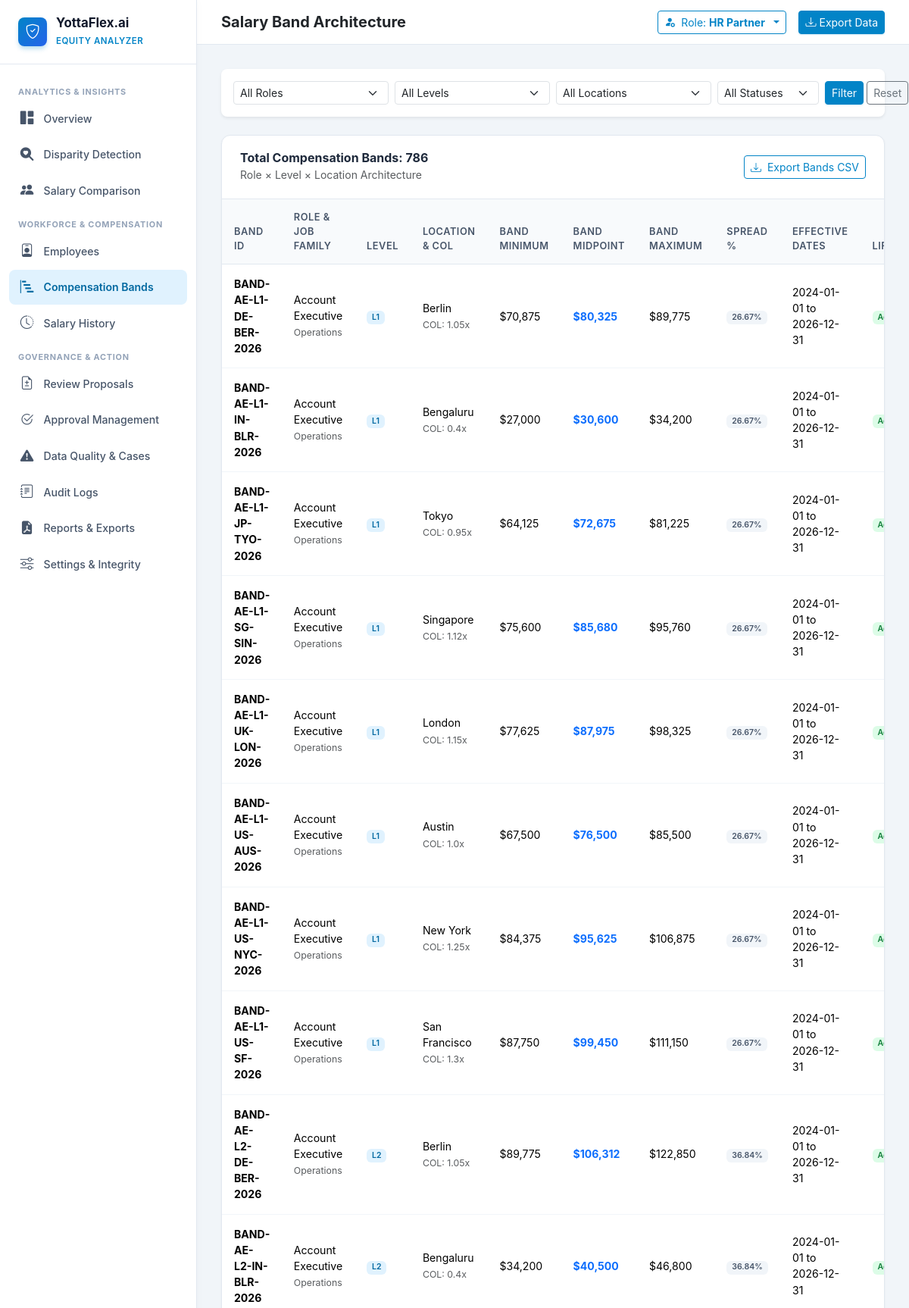
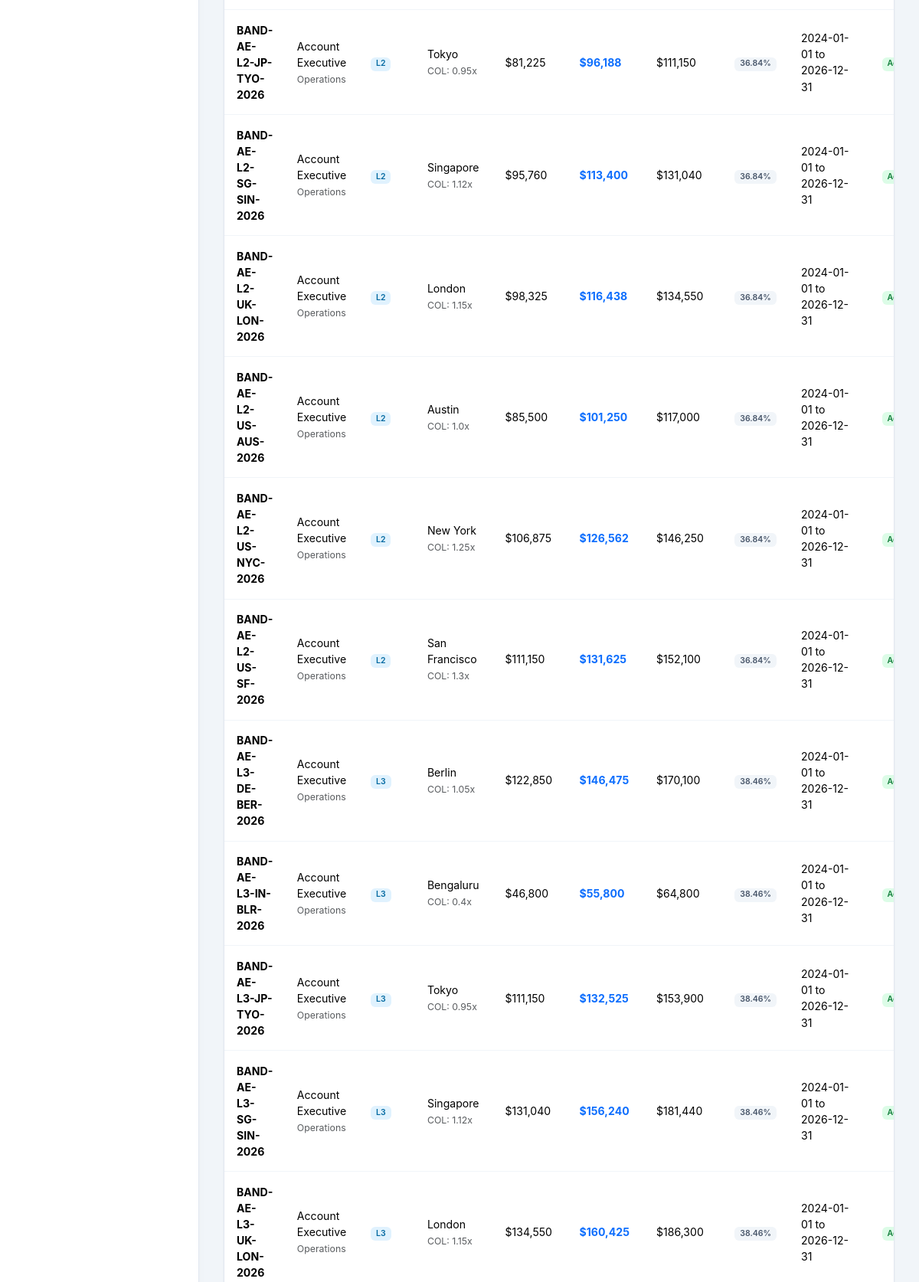
/compensation-bands (upper part), run on the app's committed database (2 pictures, top to bottom).
### compensation-equity-analyzer/models/supporting.py (models this page shows, shortened)
class User(Base):
    __tablename__ = "users"
    id = Column(String(50), primary_key=True) # e.g., USR-001
    username = Column(String(50), unique=True, nullable=False, index=True)
    email = Column(String(100), unique=True, nullable=False, index=True)
    full_name = Column(String(100), nullable=False)
    role = Column(String(50), nullable=False, index=True) # Employee, Manager, HR Partner, IT/Operations Partner, System Administrator
    employee_id = Column(String(50), ForeignKey("employees.id"), nullable=True)
    password_hash = Column(String(255), nullable=False)
    is_active = Column(Boolean, nullable=False, default=True)
    created_at = Column(DateTime, default=datetime.utcnow, nullable=False)
    employee = relationship("Employee")

### compensation-equity-analyzer/models/compensation_band.py (models this page shows, shortened)
class CompensationBand(Base):
    __tablename__ = "compensation_bands"
    id = Column(String(100), primary_key=True) # e.g., BAND-ROLE-SWE-LVL-L3-LOC-NYC-2026
    role_id = Column(String(50), ForeignKey("roles.id"), nullable=False, index=True)
    level_id = Column(String(50), ForeignKey("levels.id"), nullable=False, index=True)
    location_id = Column(String(50), ForeignKey("locations.id"), nullable=False, index=True)
    currency = Column(String(10), nullable=False, default="USD")
    min_salary = Column(Float, nullable=False)
    mid_salary = Column(Float, nullable=False)
    max_salary = Column(Float, nullable=False)
    effective_from = Column(Date, nullable=False, index=True)
    effective_to = Column(Date, nullable=False, index=True)
    is_active = Column(Boolean, nullable=False, default=True, index=True)
    created_at = Column(DateTime, default=datetime.utcnow, nullable=False)
    updated_at = Column(DateTime, default=datetime.utcnow, onupdate=datetime.utcnow, nullable=False)
    role = relationship("Role", back_populates="compensation_bands")
    level = relationship("Level", back_populates="compensation_bands")
    location = relationship("Location", back_populates="compensation_bands")

### compensation-equity-analyzer/models/role.py (models this page shows, shortened)
class Role(Base):
    __tablename__ = "roles"
    id = Column(String(50), primary_key=True)  # e.g., ROLE-SWE
    code = Column(String(20), unique=True, nullable=False, index=True)
    name = Column(String(100), nullable=False)
    department = Column(String(100), nullable=False, index=True)
    job_family = Column(String(100), nullable=False, index=True) # Engineering, AI & Data, Product, etc.
    description = Column(Text, nullable=True)
    created_at = Column(DateTime, default=datetime.utcnow, nullable=False)
    updated_at = Column(DateTime, default=datetime.utcnow, onupdate=datetime.utcnow, nullable=False)
    employees = relationship("Employee", back_populates="role")
    compensation_bands = relationship("CompensationBand", back_populates="role")
    comparison_groups = relationship("ComparisonGroup", back_populates="role")

### compensation-equity-analyzer/models/level.py (models this page shows, shortened)
class Level(Base):
    __tablename__ = "levels"
    id = Column(String(50), primary_key=True)  # e.g., LVL-L1
    code = Column(String(20), unique=True, nullable=False, index=True) # L1, L2, L3, L4, L5, L6
    name = Column(String(100), nullable=False) # Associate, Mid, Senior, Staff, Principal, Executive
    hierarchy_order = Column(Integer, nullable=False, index=True) # 1 to 6
    min_experience_years = Column(Integer, nullable=False, default=0)
    description = Column(Text, nullable=True)
    created_at = Column(DateTime, default=datetime.utcnow, nullable=False)
    updated_at = Column(DateTime, default=datetime.utcnow, onupdate=datetime.utcnow, nullable=False)
    employees = relationship("Employee", back_populates="level")
    compensation_bands = relationship("CompensationBand", back_populates="level")
    promotions_from = relationship("Promotion", foreign_keys="Promotion.from_level_id", back_populates="from_level")
    promotions_to = relationship("Promotion", foreign_keys="Promotion.to_level_id", back_populates="to_level")

### compensation-equity-analyzer/models/location.py (models this page shows, shortened)
class Location(Base):
    __tablename__ = "locations"
    id = Column(String(50), primary_key=True)  # e.g., LOC-US-NYC
    code = Column(String(20), unique=True, nullable=False, index=True)
    city = Column(String(100), nullable=False)
    country = Column(String(100), nullable=False)
    region = Column(String(50), nullable=False) # Americas, EMEA, APAC
    cost_of_living_index = Column(Float, nullable=False, default=1.0) # Relative to base
    default_currency = Column(String(10), nullable=False, default="USD")
    created_at = Column(DateTime, default=datetime.utcnow, nullable=False)
    updated_at = Column(DateTime, default=datetime.utcnow, onupdate=datetime.utcnow, nullable=False)
    employees = relationship("Employee", back_populates="location")
    compensation_bands = relationship("CompensationBand", back_populates="location")

### compensation-equity-analyzer/routes/compensation.py (the view)
@router.get("/compensation-bands", response_class=HTMLResponse)
def list_compensation_bands(
    request: Request,
    role_id: Optional[str] = Query(None),
    level_id: Optional[str] = Query(None),
    location_id: Optional[str] = Query(None),
    is_active: Optional[bool] = Query(None),
    page: int = Query(1, ge=1),
    page_size: int = Query(25, ge=10, le=100),
    db: Session = Depends(get_db)
):
    current_user = get_current_user(request, db)
    query = db.query(CompensationBand)
    if role_id:
        query = query.filter(CompensationBand.role_id == role_id)
    if level_id:
        query = query.filter(CompensationBand.level_id == level_id)
    if location_id:
        query = query.filter(CompensationBand.location_id == location_id)
    if is_active is not None:
        query = query.filter(CompensationBand.is_active == is_active)
    total_count = query.count()
    bands = query.order_by(CompensationBand.id).offset((page - 1) * page_size).limit(page_size).all()
    roles = db.query(Role).order_by(Role.name).all()
    levels = db.query(Level).order_by(Level.hierarchy_order).all()
    locations = db.query(Location).order_by(Location.city).all()
    total_pages = max(1, (total_count + page_size - 1) // page_size)
    return templates.TemplateResponse("compensation.html", {
        "request": request,
        "current_user": current_user,
        "bands": bands,
        "total_count": total_count,
        "page": page,
        "page_size": page_size,
        "total_pages": total_pages,
        "roles": roles,
        "levels": levels,
        "locations": locations,
        "filters": {
            "role_id": role_id or "",
            "level_id": level_id or "",
            "location_id": location_id or "",
            "is_active": str(is_active) if is_active is not None else ""
        }
    })

### compensation-equity-analyzer/templates/compensation.html (shortened to what this page needs)
{% extends "base.html" %}
{% block header_title %}Salary Band Architecture{% endblock %}
{% block content %}
<div class="container-fluid p-0">
  <div class="card border-0 shadow-sm rounded-3 mb-4">
    <div class="card-body p-3">
      <form method="GET" action="/compensation-bands" class="row g-2 align-items-center">
        <div class="col-md-3">
          <select name="role_id" class="form-select form-select-sm">
            <option value="">All Roles</option>
          </select>
        </div>
        <div class="col-md-3">
          <select name="level_id" class="form-select form-select-sm">
            <option value="">All Levels</option>
          </select>
        </div>
        <div class="col-md-3">
          <select name="location_id" class="form-select form-select-sm">
            <option value="">All Locations</option>
          </select>
        </div>
        <div class="col-md-2">
          <select name="is_active" class="form-select form-select-sm">
            <option value="">All Statuses</option>
          </select>
        </div>
        <div class="col-md-1 d-flex gap-1">
          <button type="submit" class="btn btn-sm btn-primary w-100">Filter</button>
          <a href="/compensation-bands" class="btn btn-sm btn-outline-secondary">Reset</a>
        </div>
      </form>
    </div>
  </div>
  <div class="table-card">
    <div class="table-header">
      <div>
        <h6 class="fw-bold mb-0">Total Compensation Bands: {{ "{:,}".format(total_count) }}</h6>
        <span class="text-muted small">Role &times; Level &times; Location Architecture</span>
      </div>
      <a href="/api/v1/export/bands/csv" class="btn btn-sm btn-outline-primary">
        <i class="bi bi-download me-1"></i> Export Bands CSV
      </a>
    </div>
    <div class="table-responsive">
      <table class="table table-hover mb-0">
        <thead>
          <tr>
            <th>Band ID</th>
            <th>Role & Job Family</th>
            <th>Level</th>
            <th>Location & COL</th>
            <th>Band Minimum</th>
            <th>Band Midpoint</th>
            <th>Band Maximum</th>
            <th>Spread %</th>
            <th>Effective Dates</th>
            <th>Lifecycle</th>
          </tr>
        </thead>
        <tbody>
          {% for b in bands %}
          <tr>
            <td class="fw-bold">{{ b.id }}</td>
            <td>
              <div>{{ b.role.name if b.role else 'N/A' }}</div>
              <small class="text-muted">{{ b.role.job_family if b.role else '' }}</small>
            </td>
            <td><span class="badge badge-soft-info">{{ b.level.code }}</span></td>
            <td>
              <div>{{ b.location.city if b.location else 'N/A' }}</div>
              <small class="text-muted">COL: {{ b.location.cost_of_living_index if b.location else 1.0 }}x</small>
            </td>
            <td>${{ "{:,.0f}".format(b.min_salary) }}</td>
            <td class="fw-bold text-primary">${{ "{:,.0f}".format(b.mid_salary) }}</td>
            <td>${{ "{:,.0f}".format(b.max_salary) }}</td>
            <td><span class="badge badge-soft-secondary">{{ b.spread_percentage }}%</span></td>
            <td class="small">{{ b.effective_from.strftime('%Y-%m-%d') }} to {{ b.effective_to.strftime('%Y-%m-%d') }}</td>
            <td>
              {% if b.is_active %}
              <span class="badge badge-soft-success">Active</span>
              {% else %}
              <span class="badge badge-soft-danger">Expired (Case 1)</span>
              {% endif %}
            </td>
          </tr>
          {% endfor %}
        </tbody>
      </table>
    </div>
  </div>
</div>
{% endblock %}

### compensation-equity-analyzer/templates/base.html (shortened to what this page needs)
<!DOCTYPE html>
<html lang="en">
<head>
  <link href="https://cdn.jsdelivr.net/npm/bootstrap@5.3.3/dist/css/bootstrap.min.css" rel="stylesheet">
  <link rel="stylesheet" href="https://cdn.jsdelivr.net/npm/bootstrap-icons@1.11.3/font/bootstrap-icons.min.css">
  <link rel="stylesheet" href="/static/css/styles.css">
</head>
<body>
  <aside class="sidebar">
    <a href="/dashboard" class="sidebar-brand">
      <div class="brand-icon">
        <i class="bi bi-shield-check"></i>
      </div>
      <div class="brand-text">
        <h6>YottaFlex.ai</h6>
        <small>Equity Analyzer</small>
      </div>
    </a>
    <ul class="sidebar-nav">
      <li class="sidebar-heading">Analytics & Insights</li>
      <li class="nav-item">
        <a href="/dashboard" class="nav-link {% if request.url.path == '/dashboard' or request.url.path == '/' %}active{% endif %}">
          <i class="bi bi-grid-1x2-fill"></i>
          <span>Overview</span>
        </a>
      </li>
      <li class="nav-item">
        <a href="/disparity-detection" class="nav-link {% if '/disparity-detection' in request.url.path or '/analysis' in request.url.path %}active{% endif %}">
          <i class="bi bi-search-heart-fill"></i>
          <span>Disparity Detection</span>
        </a>
      </li>
      <li class="nav-item">
        <a href="/salary-comparison" class="nav-link {% if '/salary-comparison' in request.url.path %}active{% endif %}">
          <i class="bi bi-people-fill"></i>
          <span>Salary Comparison</span>
        </a>
      </li>
      <li class="sidebar-heading">Workforce & Compensation</li>
      <li class="nav-item">
        <a href="/employees" class="nav-link {% if '/employees' in request.url.path %}active{% endif %}">
          <i class="bi bi-person-badge"></i>
          <span>Employees</span>
        </a>
      </li>
      <li class="nav-item">
        <a href="/compensation-bands" class="nav-link {% if '/compensation-bands' in request.url.path %}active{% endif %}">
          <i class="bi bi-bar-chart-steps"></i>
          <span>Compensation Bands</span>
        </a>
      </li>
      <li class="nav-item">
        <a href="/salary-history" class="nav-link {% if '/salary-history' in request.url.path %}active{% endif %}">
          <i class="bi bi-clock-history"></i>
          <span>Salary History</span>
        </a>
      </li>
      <li class="sidebar-heading">Governance & Action</li>
      <li class="nav-item">
        <a href="/proposals" class="nav-link {% if '/proposals' in request.url.path %}active{% endif %}">
          <i class="bi bi-file-earmark-diff"></i>
          <span>Review Proposals</span>
        </a>
      </li>
      <li class="nav-item">
        <a href="/approvals" class="nav-link {% if '/approvals' in request.url.path %}active{% endif %}">
          <i class="bi bi-check2-circle"></i>
          <span>Approval Management</span>
        </a>
      </li>
      <li class="nav-item">
        <a href="/data-quality" class="nav-link {% if '/data-quality' in request.url.path %}active{% endif %}">
          <i class="bi bi-exclamation-triangle-fill"></i>
          <span>Data Quality & Cases</span>
        </a>
      </li>
      <li class="nav-item">
        <a href="/audit-logs" class="nav-link {% if '/audit-logs' in request.url.path %}active{% endif %}">
          <i class="bi bi-journal-text"></i>
          <span>Audit Logs</span>
        </a>
      </li>
      <li class="nav-item">
        <a href="/reports" class="nav-link {% if '/reports' in request.url.path %}active{% endif %}">
          <i class="bi bi-file-earmark-pdf-fill"></i>
          <span>Reports & Exports</span>
        </a>
      </li>
      <li class="nav-item">
        <a href="/settings" class="nav-link {% if '/settings' in request.url.path %}active{% endif %}">
          <i class="bi bi-sliders"></i>
          <span>Settings & Integrity</span>
        </a>
      </li>
    </ul>
  </aside>
  <div class="main-wrapper">
    <header class="top-navbar">
      <div class="d-flex align-items-center gap-3">
        <span class="fw-bold text-dark fs-5">{% block header_title %}Overview Dashboard{% endblock %}</span>
      </div>
      <div class="d-flex align-items-center gap-3">
        <div class="dropdown">
          <button class="btn btn-sm btn-outline-primary dropdown-toggle d-flex align-items-center gap-2" type="button" data-bs-toggle="dropdown">
            <i class="bi bi-person-fill-gear"></i>
            <span>Role: <strong>{{ current_user.role if current_user else 'HR Partner' }}</strong></span>
          </button>
        </div>
        <a href="/reports" class="btn btn-sm btn-primary d-none d-md-inline-flex align-items-center gap-1">
          <i class="bi bi-download"></i> Export Data
        </a>
      </div>
    </header>
    <main class="content-body">
      {% block content %}{% endblock %}
    </main>
  </div>
</body>
</html>

### data on the page
User: role "HR Partner"
CompensationBand: id "BAND-AE-L1-DE-BER-2026", role "Account Executive", role "Operations", level.code "L1", location "Berlin", location "1.05", min_salary "70,875", mid_salary "80,325", max_salary "89,775", spread_percentage "26.67", effective_from "2024-01-01", effective_to "2026-12-31", is_active "Active"
CompensationBand: id "BAND-AE-L1-IN-BLR-2026", role "Account Executive", role "Operations", level.code "L1", location "Bengaluru", location "0.4", min_salary "27,000", mid_salary "30,600", max_salary "34,200", spread_percentage "26.67", effective_from "2024-01-01", effective_to "2026-12-31", is_active "Active"
CompensationBand: id "BAND-AE-L1-JP-TYO-2026", role "Account Executive", role "Operations", level.code "L1", location "Tokyo", location "0.95", min_salary "64,125", mid_salary "72,675", max_salary "81,225", spread_percentage "26.67", effective_from "2024-01-01", effective_to "2026-12-31", is_active "Active"
CompensationBand: id "BAND-AE-L1-SG-SIN-2026", role "Account Executive", role "Operations", level.code "L1", location "Singapore", location "1.12", min_salary "75,600", mid_salary "85,680", max_salary "95,760", spread_percentage "26.67", effective_from "2024-01-01", effective_to "2026-12-31", is_active "Active"
CompensationBand: id "BAND-AE-L1-UK-LON-2026", role "Account Executive", role "Operations", level.code "L1", location "London", location "1.15", min_salary "77,625", mid_salary "87,975", max_salary "98,325", spread_percentage "26.67", effective_from "2024-01-01", effective_to "2026-12-31", is_active "Active"
CompensationBand: id "BAND-AE-L1-US-AUS-2026", role "Account Executive", role "Operations", level.code "L1", location "Austin", location "1.0", min_salary "67,500", mid_salary "76,500", max_salary "85,500", spread_percentage "26.67", effective_from "2024-01-01", effective_to "2026-12-31", is_active "Active"
CompensationBand: id "BAND-AE-L1-US-NYC-2026", role "Account Executive", role "Operations", level.code "L1", location "New York", location "1.25", min_salary "84,375", mid_salary "95,625", max_salary "106,875", spread_percentage "26.67", effective_from "2024-01-01", effective_to "2026-12-31", is_active "Active"
CompensationBand: id "BAND-AE-L1-US-SF-2026", role "Account Executive", role "Operations", level.code "L1", location "San Francisco", location "1.3", min_salary "87,750", mid_salary "99,450", max_salary "111,150", spread_percentage "26.67", effective_from "2024-01-01", effective_to "2026-12-31", is_active "Active"
CompensationBand: id "BAND-AE-L2-DE-BER-2026", role "Account Executive", role "Operations", level.code "L2", location "Berlin", location "1.05", min_salary "89,775", mid_salary "106,312", max_salary "122,850", spread_percentage "36.84", effective_from "2024-01-01", effective_to "2026-12-31", is_active "Active"
CompensationBand: id "BAND-AE-L2-IN-BLR-2026", role "Account Executive", role "Operations", level.code "L2", location "Bengaluru", location "0.4", min_salary "34,200", mid_salary "40,500", max_salary "46,800", spread_percentage "36.84", effective_from "2024-01-01", effective_to "2026-12-31", is_active "Active"
CompensationBand: id "BAND-AE-L2-JP-TYO-2026", role "Account Executive", role "Operations", level.code "L2", location "Tokyo", location "0.95", min_salary "81,225", mid_salary "96,188", max_salary "111,150", spread_percentage "36.84", effective_from "2024-01-01", effective_to "2026-12-31", is_active "Active"
CompensationBand: id "BAND-AE-L2-SG-SIN-2026", role "Account Executive", role "Operations", level.code "L2", location "Singapore", location "1.12", min_salary "95,760", mid_salary "113,400", max_salary "131,040", spread_percentage "36.84", effective_from "2024-01-01", effective_to "2026-12-31", is_active "Active"
CompensationBand: id "BAND-AE-L2-UK-LON-2026", role "Account Executive", role "Operations", level.code "L2", location "London", location "1.15", min_salary "98,325", mid_salary "116,438", max_salary "134,550", spread_percentage "36.84", effective_from "2024-01-01", effective_to "2026-12-31", is_active "Active"
CompensationBand: id "BAND-AE-L2-US-AUS-2026", role "Account Executive", role "Operations", level.code "L2", location "Austin", location "1.0", min_salary "85,500", mid_salary "101,250", max_salary "117,000", spread_percentage "36.84", effective_from "2024-01-01", effective_to "2026-12-31", is_active "Active"
CompensationBand: id "BAND-AE-L2-US-NYC-2026", role "Account Executive", role "Operations", level.code "L2", location "New York", location "1.25", min_salary "106,875", mid_salary "126,562", max_salary "146,250", spread_percentage "36.84", effective_from "2024-01-01", effective_to "2026-12-31", is_active "Active"
CompensationBand: id "BAND-AE-L2-US-SF-2026", role "Account Executive", role "Operations", level.code "L2", location "San Francisco", location "1.3", min_salary "111,150", mid_salary "131,625", max_salary "152,100", spread_percentage "36.84", effective_from "2024-01-01", effective_to "2026-12-31", is_active "Active"
CompensationBand: id "BAND-AE-L3-DE-BER-2026", role "Account Executive", role "Operations", level.code "L3", location "Berlin", location "1.05", min_salary "122,850", mid_salary "146,475", max_salary "170,100", spread_percentage "38.46", effective_from "2024-01-01", effective_to "2026-12-31", is_active "Active"
CompensationBand: id "BAND-AE-L3-IN-BLR-2026", role "Account Executive", role "Operations", level.code "L3", location "Bengaluru", location "0.4", min_salary "46,800", mid_salary "55,800", max_salary "64,800", spread_percentage "38.46", effective_from "2024-01-01", effective_to "2026-12-31", is_active "Active"
CompensationBand: id "BAND-AE-L3-JP-TYO-2026", role "Account Executive", role "Operations", level.code "L3", location "Tokyo", location "0.95", min_salary "111,150", mid_salary "132,525", max_salary "153,900", spread_percentage "38.46", effective_from "2024-01-01", effective_to "2026-12-31", is_active "Active"
CompensationBand: id "BAND-AE-L3-SG-SIN-2026", role "Account Executive", role "Operations", level.code "L3", location "Singapore", location "1.12", min_salary "131,040", mid_salary "156,240", max_salary "181,440", spread_percentage "38.46", effective_from "2024-01-01", effective_to "2026-12-31", is_active "Active"
CompensationBand: id "BAND-AE-L3-UK-LON-2026", role "Account Executive", role "Operations", level.code "L3", location "London", location "1.15", min_salary "134,550", mid_salary "160,425", max_salary "186,300", spread_percentage "38.46", effective_from "2024-01-01", effective_to "2026-12-31", is_active "Active"

### other printed values
{{ "{:,}".format(total_count) }} "786"
